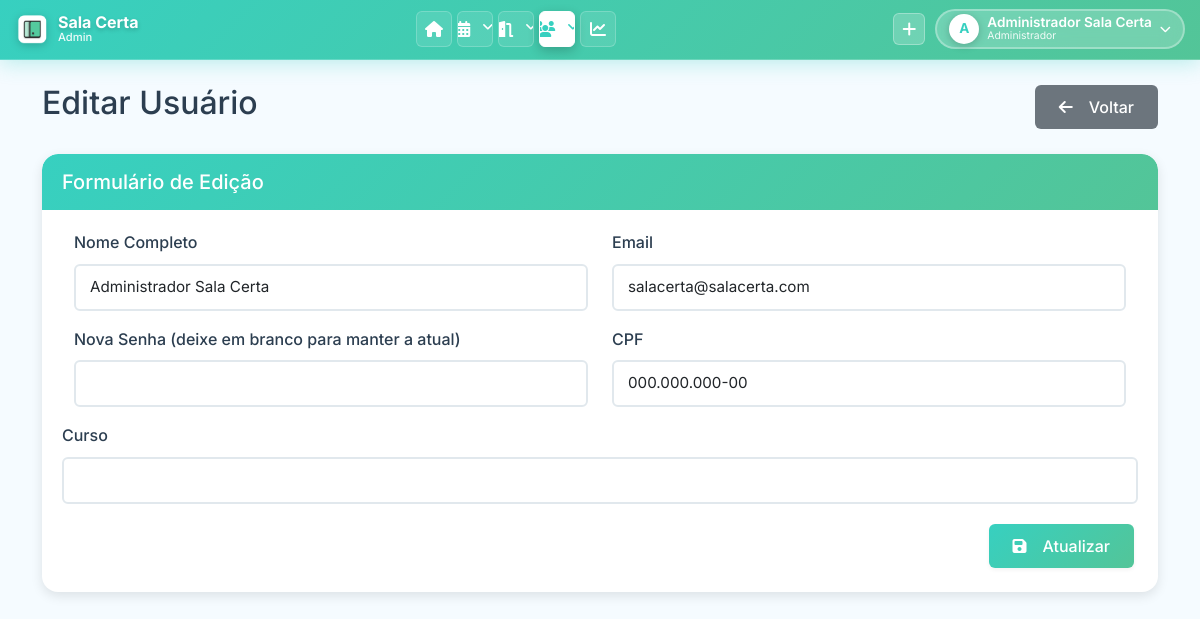
/pages/editar_usuario.php?id=1 (signed in), run on the app's committed database.
### tables this page shows
CREATE TABLE `USUARIO` (
    `USUARIO_ID` INT(11) NOT NULL AUTO_INCREMENT,
    `USUARIO_NOME` VARCHAR(255) NOT NULL,
    `USUARIO_EMAIL` VARCHAR(255) NOT NULL,
    `USUARIO_SENHA` VARCHAR(255) NOT NULL COMMENT 'Hash bcrypt via password_hash() ou texto puro (legado)',
    `USUARIO_CPF` VARCHAR(14) NOT NULL COMMENT 'Formato: 000.000.000-00 ou apenas números',
    `TIPO_USUARIO` ENUM('admin', 'comum') NOT NULL DEFAULT 'comum',
    `USUARIO_DEPARTAMENTO` VARCHAR(100) DEFAULT NULL,
    `USUARIO_CARGO` VARCHAR(100) DEFAULT NULL,
    `FOTO_PERFIL` VARCHAR(500) DEFAULT NULL COMMENT 'Caminho relativo: uploads/perfil/user_X_timestamp.png',
    PRIMARY KEY (`USUARIO_ID`),
    UNIQUE KEY `uk_usuario_email` (`USUARIO_EMAIL`),
    UNIQUE KEY `uk_usuario_cpf` (`USUARIO_CPF`)
);

### classes/Usuario.php (called while the page is built, shortened)
<?php
class Usuario {
    public static function buscarPorId($id) {
        $conn = Conexao::getConn();
        $sql = "SELECT * FROM USUARIO WHERE USUARIO_ID = :id";
        $stmt = $conn->prepare($sql);
        $stmt->bindValue(':id', $id);
        $stmt->execute();
        return $stmt->fetch();
    }
}

### pages/editar_usuario.php (the view, shortened to what this page needs)
<?php
require_once '../classes/Usuario.php';
$id = $_GET['id'];
$usuario_dados = Usuario::buscarPorId($id);
include '../includes/header.php';
?>
<div class="row">
    <div class="col-md-12">
        <div class="d-flex justify-content-between align-items-center mb-4">
            <h2>Editar Usuário</h2>
            <a href="usuarios.php" class="btn btn-secondary">
                <i class="fas fa-arrow-left me-2"></i>Voltar
            </a>
        </div>
        <div class="card">
            <div class="card-header">
                <h5 class="card-title mb-0">Formulário de Edição</h5>
            </div>
            <div class="card-body">
                <form method="post" class="needs-validation" novalidate>
                    <div class="row mb-3">
                        <div class="col-md-6">
                            <label for="nome" class="form-label">Nome Completo</label>
                            <input type="text" class="form-control" id="nome" name="nome" value="<?php echo $usuario_dados['USUARIO_NOME']; ?>" required>
                        </div>
                        <div class="col-md-6">
                            <label for="email" class="form-label">Email</label>
                            <input type="email" class="form-control" id="email" name="email" value="<?php echo $usuario_dados['USUARIO_EMAIL']; ?>" required>
                        </div>
                    </div>
                    <div class="row mb-3">
                        <div class="col-md-6">
                            <label for="senha" class="form-label">Nova Senha (deixe em branco para manter a atual)</label>
                            <input type="password" class="form-control" id="senha" name="senha" minlength="6">
                        </div>
                        <div class="col-md-6">
                            <label for="cpf" class="form-label">CPF</label>
                            <input type="text" class="form-control cpf-mask" id="cpf" name="cpf" value="<?php echo $usuario_dados['USUARIO_CPF']; ?>" required>
                        </div>
                    </div>
                    <div class="mb-3">
                        <label for="curso" class="form-label">Curso</label>
                        <input type="text" class="form-control" id="curso" name="curso" value="<?php echo $usuario_dados['USUARIO_CURSO']; ?>" required>
                    </div>
                    <div class="d-grid gap-2 d-md-flex justify-content-md-end">
                        <button type="submit" class="btn btn-primary">
                            <i class="fas fa-save me-2"></i>Atualizar
                        </button>
                    </div>
                </form>
            </div>
        </div>
    </div>
</div>
<?php include '../includes/footer.php'; ?>

### assets/css/style.css (style rules this page uses)
:root { --primary: #37D0C0; --primary-dark: #2bb8a8; --primary-light: #53C598; --secondary: #B3E2D0; --accent: #e40b0b; --bg-light: #F5FBFF; --bg-white: #ffffff; --text-dark: #2c3e50; --text-light: #7f8c8d; --text-white: #ffffff; --border-color: #e1e8ed; --shadow-sm: 0 2px 4px rgba(0, 0, 0, 0.05); --shadow-md: 0 4px 12px rgba(0, 0, 0, 0.1); --shadow-lg: 0 8px 24px rgba(0, 0, 0, 0.12); --shadow-xl: 0 12px 40px rgba(0, 0, 0, 0.15); --transition: all 0.3s cubic-bezier(0.4, 0, 0.2, 1); --radius-sm: 6px; --radius-md: 10px; --radius-lg: 16px; }
* { margin: 0; padding: 0; box-sizing: border-box; }
body { font-family: 'Inter', 'Segoe UI', Tahoma, Geneva, Verdana, sans-serif; background-color: var(--bg-light); color: var(--text-dark); line-height: 1.6; overflow-x: hidden; }
.card { border: none; border-radius: var(--radius-lg); box-shadow: var(--shadow-md); margin-bottom: 24px; transition: var(--transition); overflow: hidden; background: var(--bg-white); animation: fadeIn 0.5s ease-out; }
.card-header { background: linear-gradient(135deg, var(--primary), var(--primary-light)); color: var(--text-white); border: none; padding: 18px 24px; font-weight: 600; font-size: 1.1rem; border-radius: var(--radius-lg) var(--radius-lg) 0 0 !important; }
.card-body { padding: 24px; }
.btn { border-radius: var(--radius-sm); padding: 10px 24px; font-weight: 500; transition: var(--transition); border: none; display: inline-flex; align-items: center; gap: 8px; }
.btn-primary { background: linear-gradient(135deg, var(--primary), var(--primary-light)); color: var(--text-white); box-shadow: var(--shadow-sm); }
.btn-secondary { background: #6c757d; color: var(--text-white); }
.form-control, .form-select { border: 2px solid var(--border-color); border-radius: var(--radius-sm); padding: 10px 14px; transition: var(--transition); font-size: 0.95rem; }
.form-label { font-weight: 500; color: var(--text-dark); margin-bottom: 8px; }
html { scroll-behavior: smooth; }

### assets/css/global.css (style rules this page uses)
body { padding: 0 !important; margin: 0 !important; }
.card, .alert, .table-responsive, .row { margin-left: 0 !important; margin-right: 0 !important; }
.row { margin-left: 0; margin-right: 0; }
.col, [class*="col-"] { padding-left: calc(var(--bs-gutter-x) * .5); padding-right: calc(var(--bs-gutter-x) * .5); }
html { scroll-behavior: smooth; }
body { overflow-x: hidden; }
.mb-4 { margin-bottom: 1.5rem !important; }
.card-body { padding: 1.25rem !important; }
.card-header { padding: 1rem 1.25rem !important; }
.btn { margin: 0.25rem; }
.btn-group .btn, .d-flex .btn { margin: 0; }
* { box-sizing: border-box; }

### data on the page
usuario: nome "Administrador Sala Certa", email "salacerta@salacerta.com", cpf "000.000.000-00"

### other printed values
substr($_SESSION['usuario_nome'], 0, 1) "A"
$_SESSION['usuario_nome'] "Administrador Sala Certa"
